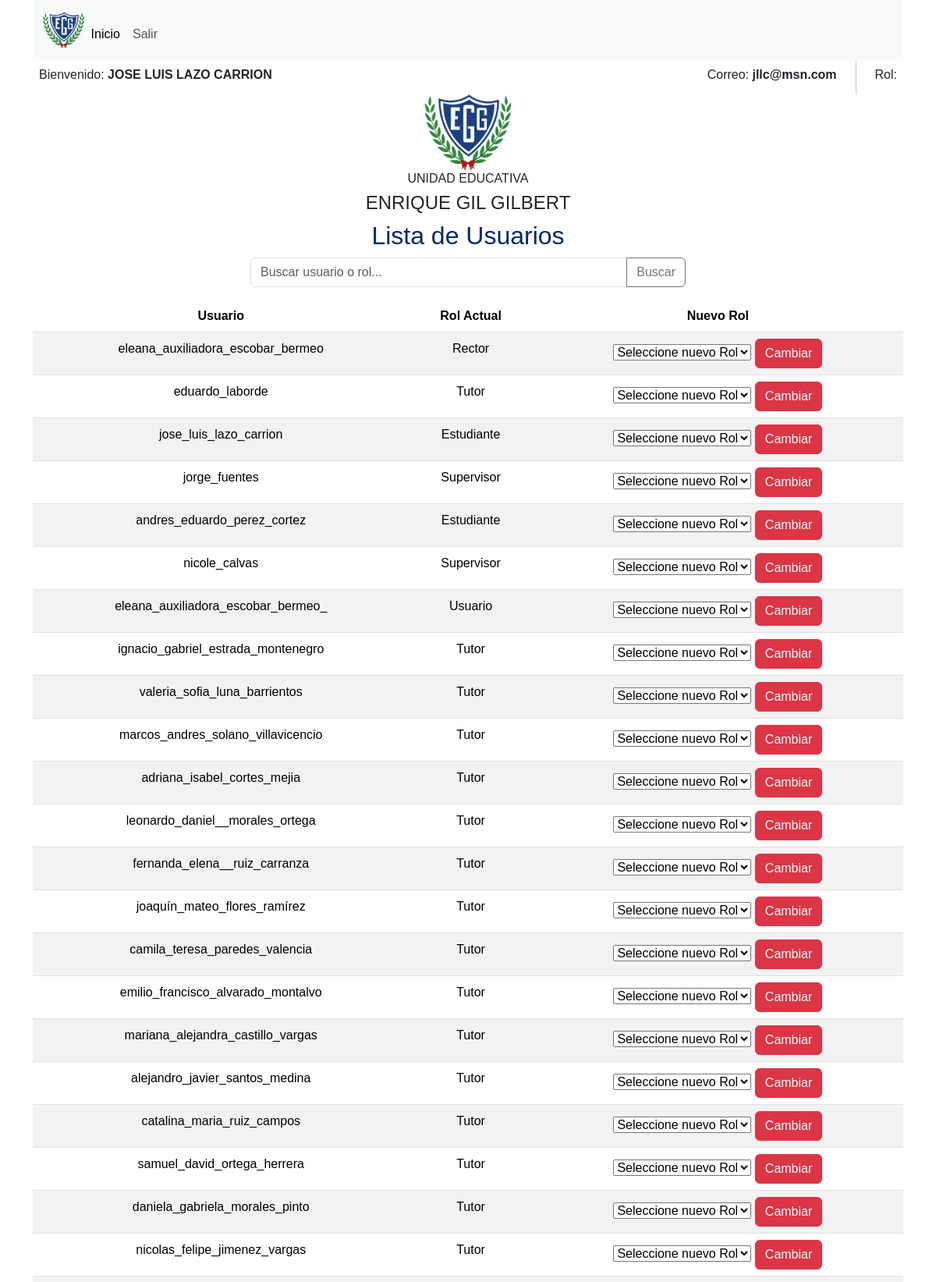
The app's page /usuarios-no-estudiantes/ (signed in, upper part) with its own data.
### estudiantes/models.py (models this page shows, shortened)
class Perfil(models.Model):
    user = models.OneToOneField(User, on_delete=models.CASCADE)
    cedula = models.CharField(max_length=10, default='0000000000')
    nombres = models.CharField(max_length=100, default='')
    apellidos=models.CharField(max_length=100, default='')
    rol = models.ForeignKey(Rol, on_delete=models.SET_NULL, null=True, blank=True)
    estado_ingreso = models.CharField(max_length=20, default='Espera')
    estado_carta_aprobacion = models.CharField(max_length=20, default='Espera1')
    tutor = models.ForeignKey(Tutor, on_delete=models.SET_NULL, null=True, blank=True, related_name='perfiles')
    tutor_asignado_estado = models.CharField(max_length=20, default='Espera')
    supervisor= models.CharField(max_length=20, default='Espera1')
    ia_respuesta = models.CharField(max_length=500, default='Sin Respuesta')
    ia_estado = models.CharField(max_length=20, default='Espera')
    empresa_nombre = models.ForeignKey(Empresa, null=True, blank=True, on_delete=models.SET_NULL)
    empresa_estado = models.CharField(max_length=20, default='Espera')
    reporte_estado = models.CharField(max_length=20, default='Espera1')
    habilitado = models.BooleanField(default=True)
    reporte_numero = models.IntegerField(default=0)
    reporte_fecha_inicio = models.DateField(default=date.today)
    reporte_fecha_final = models.DateField(default=date.today)
    especializacion = models.CharField(max_length=50, default='Especializacion')
    visitas = models.IntegerField(default=0)

class Rol(models.Model):
    nombre = models.CharField(max_length=50)

### estudiantes/views.py (the view)
# urls.py: path('usuarios-no-estudiantes/', listar_usuarios_no_estudiantes, name='listar_usuarios_no_estudiantes'),
@login_required
def listar_usuarios_no_estudiantes(request):
    admin = get_object_or_404(Rol, nombre="Administrador")
    query = request.GET.get('q')
    perfiles = Perfil.objects.exclude(rol=admin)
    if query:
        perfiles = perfiles.filter(
            Q(user__username__icontains=query) | Q(rol__nombre__icontains=query)
        )
    roles = Rol.objects.all()
    context = {
        'perfiles': perfiles,
        'roles': roles,
    }
    return render(request, 'listar_usuarios_no_estudiantes.html', context)

### templates/listar_usuarios_no_estudiantes.html (shortened to what this page needs)
{% extends 'bases/basehome.html' %}
{% block content %}
<h2>Lista de Usuarios</h2>
<form method="GET" action="" class="col-sm-6 offset-sm-3">
    <div class="input-group mb-3">
        <input type="text" name="q" class="form-control" placeholder="Buscar usuario o rol..." value="{{ request.GET.q }}">
        <button class="btn btn-outline-secondary" type="submit">Buscar</button>
    </div>
</form>
<div class="table-responsive">
    <table class="table table-striped table-hover">
        <thead>
            <tr>
                <th>Usuario</th>
                <th>Rol Actual</th>
                <th>Nuevo Rol</th>
            </tr>
        </thead>
        <tbody>
            {% for perfil in perfiles %}
            <tr>
                <td>{{ perfil.user.username }}</td>
                <td>{{ perfil.rol.nombre }}</td>
                <td>
                    <form method="post" action="{% url 'cambiar_rol' perfil.pk %}">
                        <select name="nuevo_rol" required>
                          <option value="">Seleccione nuevo Rol</option>
                        </select>
                        <button type="submit" class="btn btn-danger">Cambiar</button>
                    </form>
                </td>
            </tr>
            {% endfor %}
        </tbody>
    </table>
</div>
{% endblock %}

### templates/bases/basehome.html (shortened to what this page needs)
{% load static %}
<!DOCTYPE html>
<html lang="es">
<head>
    <link href="https://cdn.jsdelivr.net/npm/bootstrap@5.3.3/dist/css/bootstrap.min.css" rel="stylesheet">
    <link href="{% static "css/style.css" %}" rel="stylesheet" type="text/css">
    <link href="{% static "css/respuesta.css" %}" rel="stylesheet" type="text/css">
</head>
<body>
<header class="container">
  <nav class="navbar navbar-expand-lg bg-body-tertiary">
    <div class="container-fluid">
        <img src="{% static 'img/logopeque.png' %}" width="5%" alt="Logo">
      <div class="collapse navbar-collapse" id="navbarNav">
        <ul class="navbar-nav">
          <li class="nav-item">
            <a class="nav-link active" href="{% url 'home' %}">Inicio</a>
        </li>
            <li class="nav-item"> <a class="nav-link" href="{% url 'logout' %}">Salir</a> </li>
        </ul>
      </div>
    </div>
  </nav>
</header>
  <div class="container">
    <div class="hstack gap-3">
      <div class="p-2"><h6>Bienvenido: <strong>{{user.first_name|upper}} {{user.last_name|upper}}</strong></h6></div>
      <div class="p-2 ms-auto"><h6>Correo: <strong> {{request.session.email}} </strong></h6></div>
      <div class="p-2"><h6>Rol: <strong>{{request.session.rol|upper}}</strong></h6></div>
    </div>
  </div>
  <div class="container text-center">
    <img  src="{% static 'img/logo.png' %}" width="10%" alt="Logo">
    <h6 class=" titulo-text">UNIDAD EDUCATIVA</h6>
    <h4 class="titulo-text">ENRIQUE GIL GILBERT</h4>
    {% block content %}
    {% endblock %}
  </div>
  </body>
</html>

### static/css/style.css (style rules this page uses)
h2 { color: #00296b !important; }

### static/css/respuesta.css (style rules this page uses)
div { font-family: Arial, sans-serif; line-height: 1.6; }
ul { margin: 10px 0; }
li { margin: 5px 0; }

### records on screen
Perfil: user.username "eleana_auxiliadora_escobar_bermeo", rol.nombre "Rector"
Perfil: user.username "eduardo_laborde", rol.nombre "Tutor"
Perfil: user.username "jose_luis_lazo_carrion", rol.nombre "Estudiante"
Perfil: user.username "jorge_fuentes", rol.nombre "Supervisor"
Perfil: user.username "andres_eduardo_perez_cortez", rol.nombre "Estudiante"
Perfil: user.username "nicole_calvas", rol.nombre "Supervisor"
Perfil: user.username "eleana_auxiliadora_escobar_bermeo_", rol.nombre "Usuario"
Perfil: user.username "ignacio_gabriel_estrada_montenegro", rol.nombre "Tutor"
Perfil: user.username "valeria_sofia_luna_barrientos", rol.nombre "Tutor"
Perfil: user.username "marcos_andres_solano_villavicencio", rol.nombre "Tutor"
Perfil: user.username "adriana_isabel_cortes_mejia", rol.nombre "Tutor"
Perfil: user.username "leonardo_daniel__morales_ortega", rol.nombre "Tutor"
Perfil: user.username "fernanda_elena__ruiz_carranza", rol.nombre "Tutor"
Perfil: user.username "joaquín_mateo_flores_ramírez", rol.nombre "Tutor"
Perfil: user.username "camila_teresa_paredes_valencia", rol.nombre "Tutor"
Perfil: user.username "emilio_francisco_alvarado_montalvo", rol.nombre "Tutor"
Perfil: user.username "mariana_alejandra_castillo_vargas", rol.nombre "Tutor"
Perfil: user.username "alejandro_javier_santos_medina", rol.nombre "Tutor"
Perfil: user.username "catalina_maria_ruiz_campos", rol.nombre "Tutor"
Perfil: user.username "samuel_david_ortega_herrera", rol.nombre "Tutor"
Perfil: user.username "daniela_gabriela_morales_pinto", rol.nombre "Tutor"
Perfil: user.username "nicolas_felipe_jimenez_vargas", rol.nombre "Tutor"

### other values on screen
{{ user.first_name|upper }} "JOSE LUIS"
{{ user.last_name|upper }} "LAZO CARRION"
{{ request.session.email }} "jllc@msn.com"
